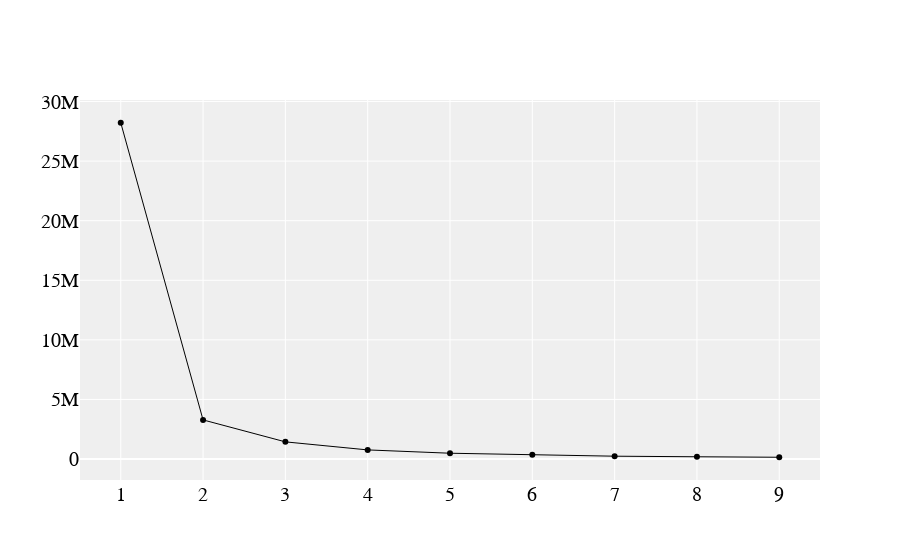

Here is the notebook cell this chart was saved with:
### Code cell
import plotly.graph_objects as go
# Create initial figure
fig = go.Figure()
# Add line plot of inertia values
fig.add_trace(go.Trace(
    x=list(K),
    y=values,
    line_color="black",
    line_width=1
))
# Make it pretty
layout = go.Layout(
    plot_bgcolor='#efefef',
    showlegend=False,
    # Font Families
    font_family='Monospace',
    font_color='#000000',
    font_size=20,
    xaxis=dict(
        rangeslider=dict(
            visible=False
        ))
)
fig.update_layout(layout)
fig.show()

### Figure 1 — Plotly figure (JSON) as saved in the notebook; plotly's stock layout.template omitted (floating-point values rounded to 4 significant figures)
{"data": [{"line": {"color": "black", "width": 1}, "type": "scatter", "x": [1, 2, 3, 4, 5, 6, 7, 8, 9], "y": [28220000.0, 3282000.0, 1439000.0, 763600.0, 487100.0, 353900.0, 237700.0, 188600.0, 148800.0]}], "layout": {"font": {"color": "#000000", "family": "Monospace", "size": 20}, "plot_bgcolor": "#efefef", "showlegend": false, "xaxis": {"rangeslider": {"visible": false}}}}
